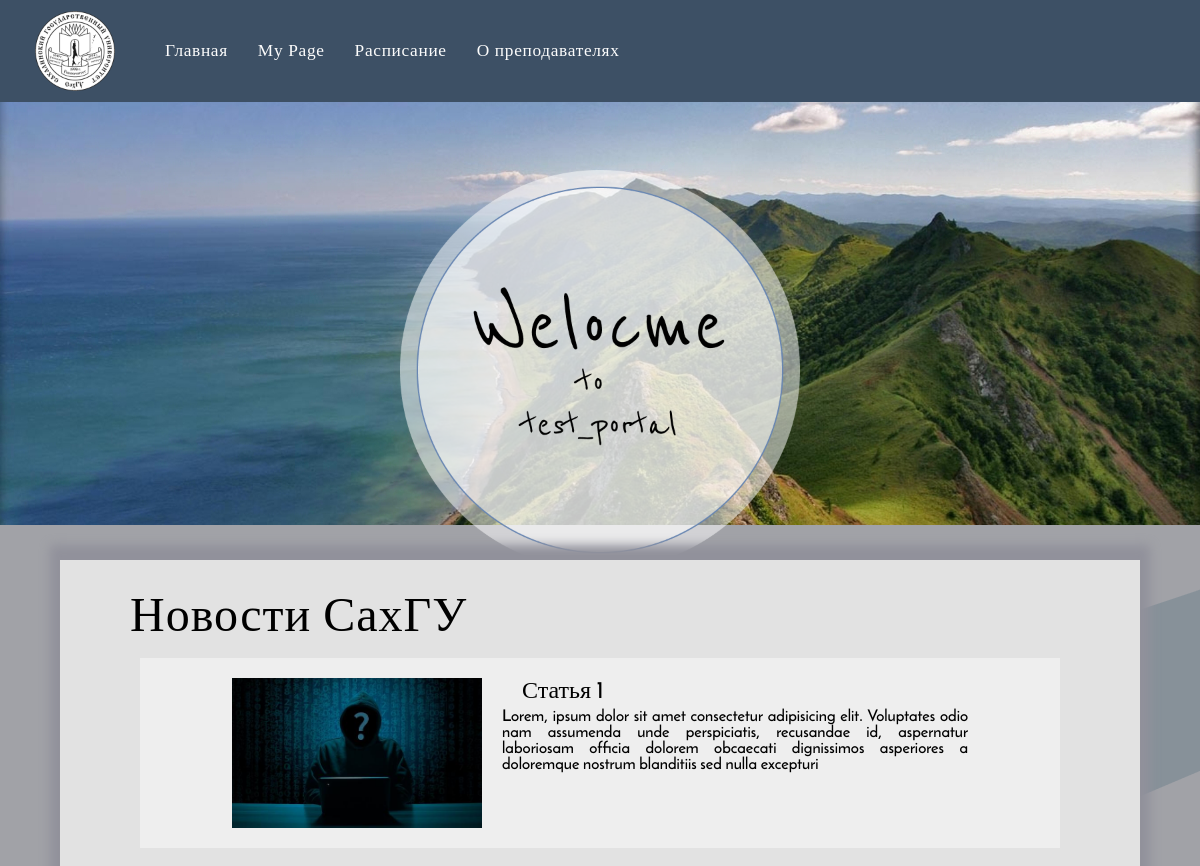
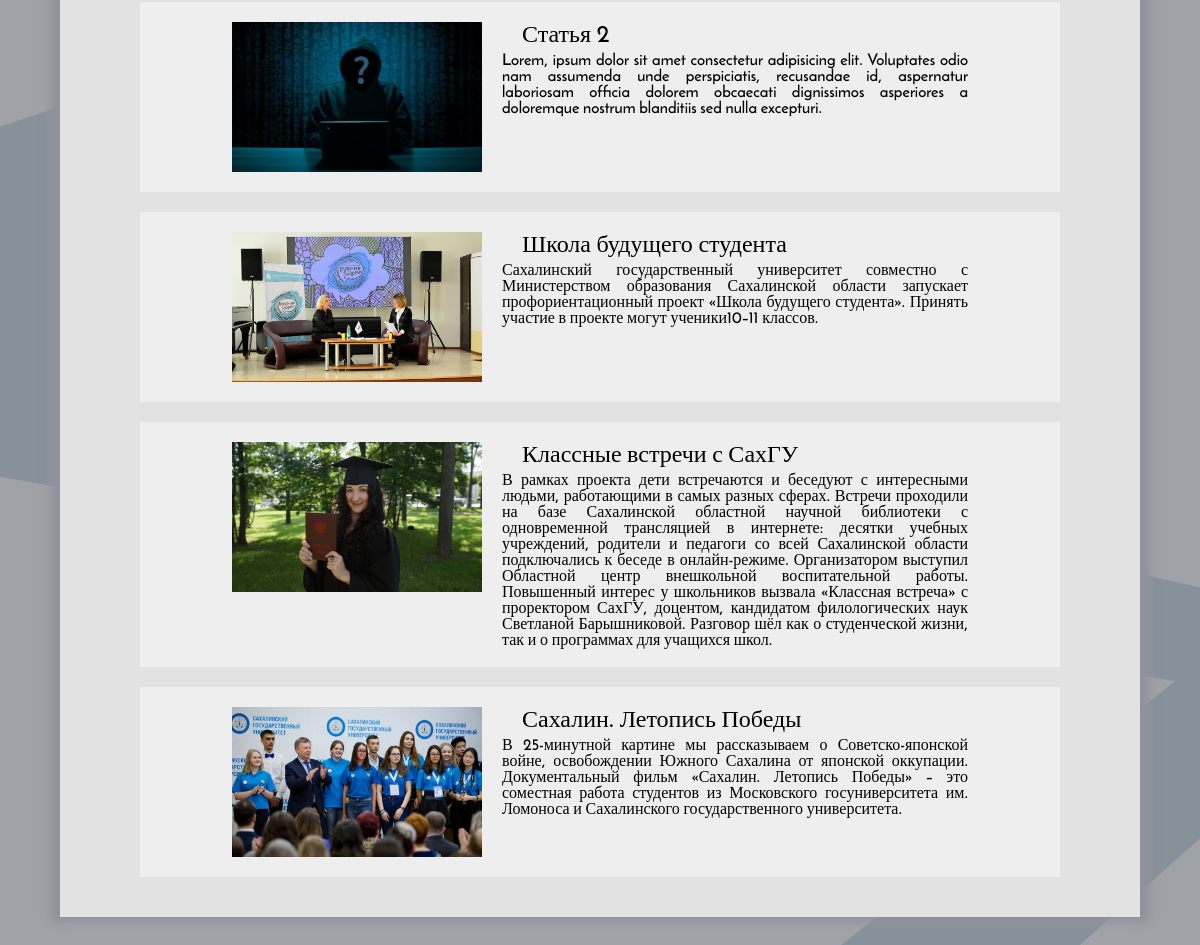
Screenshot of /?mainPage with the database file from the repository (2 pictures, top to bottom).
### tables this page shows
CREATE TABLE `articles` (
  `id` int(11) NOT NULL,
  `images` varchar(255) NOT NULL DEFAULT 'test.jpg',
  `title` varchar(255) DEFAULT NULL,
  `text` text DEFAULT NULL
);

### main_page_block.php (the view, shortened to what this page needs)
<?php
$connection = mysqli_connect( 'localhost', 'root', 'root','test_db');
$result = mysqli_query($connection, "SELECT * FROM `articles` WHERE 1");
?>
<?php include "head.php" ?>
<div class="top_bg"><div class="welcome_logo"></div></div>
<main    class="news_main_block" >
        <h1>Новости СахГУ</h1>
        <?php
            while ( $art = mysqli_fetch_assoc($result))
            {
                ?>
                <div class="main_news_container">
                    <div class="news_container">
                        <div class="container">
                            <div class="newsPhoto" style="background-image: url(./assets/data/news/images/news/<?php echo $art['images'] ?>)"></div>
                            <div class="text_part">
                                <div class="title"><?php echo $art['title']?></div>
                                <div class="news_text"><?php echo $art['text']?></div>
                            </div>
                        </div>
                    </div>
                </div>
                <?php
            }
        ?>
    </main>

### index.php (shortened to what this page needs)
<!doctype html>
<html lang="en">
<head>
    <link rel="stylesheet" href="./assets/style/reset.css">
    <link rel="stylesheet" href="./assets/style/main.css">
    <link rel="stylesheet" href="./assets/style/header.css">
    <link rel="stylesheet" href="./assets/style/my_page.css">
    <link rel="stylesheet" href="./assets/style/about_teacher.css">
</head>
<body>
    <?php include_once "header.php" ?>
    <? if (isset($_GET['mainPage'])) { require_once('main_page_block.php'); }?>
</body>

### header.php
<header>
    <div class="top_nav">
        <ul>
            <li><a href="?mainPage" class="sakhguLogo"></a></li>
            <li><a href="?mainPage" class="main_page nav_hover">Главная</a></li>
            <li><a href="?myPage" class="my_page nav_hover">My Page</a></li>
            <li><a href="?schedule" class="schedule nav_hover">Расписание</a></li>
            <li><a href="?aboutTeachers" class="about_teacher nav_hover">О преподавателях</a></li>
        </ul>
    </div>
</header>

### head.php (shortened to what this page needs)
<!doctype html>
<html lang="en">
<head>
    <link rel="stylesheet" href="./assets/style/main.css">
</head>
<body>
</body>
</html>

### assets/style/main.css (style rules this page uses)
* { font-family: 'ReemKufi'; user-select: none; }
body { background-color: #A1A2A7; }
h1 { color:black; font-size: 3em; letter-spacing: 1px; }
.top_bg { position: absolute; top: -100px; left: 0; z-index: -1; background-image: url(../img/backgrounds/kartinki24_islands_2037.jpg); width: 100%; height: 100vh; background-size: contain; background-repeat: no-repeat; background-position: center; }
.welcome_logo { background-image: url(../img/icons/welcome.png); height: 400px; width: 400px; position: absolute; top: 270px; left: calc(50vw - 400px / 2); z-index: -1; background-size: contain; background-repeat: no-repeat; background-position: center; }
.news_main_block { color: black; width: 80%; background-color: #e2e2e2; box-shadow: 0px -5px 10px 10px #91919b; margin: 0 auto; margin-bottom: 50px; margin-top: 70vh; padding: 20px 5%; }
.news_main_block>h1 { margin: 10px; font-size: 3em; }
.news_container { height: auto; margin: 20px; }
.title { padding-left: 20px; font-size: 1.2em; margin-bottom: 5px; }
.news_text { font-size: 12pt; font-weight: 100; }
.container { padding: 5px; text-align: justify; display: grid; grid-template-columns: 1fr 4fr; padding: 20px 10%; background-color: #eeeeee; }
.newsPhoto { height: 150px; width: 250px; background-repeat: no-repeat; background-size: cover; background-position: center; margin-right: 20px; }

### assets/style/header.css (style rules this page uses)
header { position: fixed; z-index: 2; top: 0; left: 0; width: 100%; background-color: #3D5065; opacity: 1; display: grid; grid-template-columns: 1fr; padding: 10px 0px; }
.top_nav a { text-decoration: none; color: rgb(252, 252, 252); font-weight: 100; font-size: 13pt; letter-spacing: .5pt; }
.top_nav { flex: 0 1 auto; margin-top: 0px; }
.top_nav>ul { display: flex; flex-flow: row; }
.top_nav>ul>li { flex: 0 1 auto; align-self: center; padding:1px 15px; font-size: 10pt; }
.top_nav>ul>li:nth-of-type(1) { margin: 0px 20px; }
.sakhguLogo { display: block; background-image: url(../img/icons/sakhgu_logo.png); width: 80px; height: 80px; background-repeat: no-repeat; background-size: cover; }

### assets/style/my_page.css (style rules this page uses)
div { font-size: 15pt; }
body { margin-top: 100px; background-color: #A1A2A7; background-image: url(../img/backgrounds/bg-lines.png); background-size: auto; background-repeat: no-repeat; }

### rows the page displays
articles: images (picture), title "Статья 1", text "Lorem, ipsum dolor sit amet consectetur adipisicing elit. Voluptates odio nam assumenda unde perspiciatis, recusandae id, aspernatur laboriosam officia dolorem obcaecati dignissimos asperiores a doloremque nostrum blanditiis sed nulla excepturi"
articles: images (picture), title "Статья 2", text "Lorem, ipsum dolor sit amet consectetur adipisicing elit. Voluptates odio nam assumenda unde perspiciatis, recusandae id, aspernatur laboriosam officia dolorem obcaecati dignissimos asperiores a doloremque nostrum blanditiis sed nulla excepturi."
articles: images (picture), title "Школа будущего студента", text "Сахалинский государственный университет совместно с Министерством образования Сахалинской области запускает профориентационный проект «Школа будущего студента». Принять участие в проекте могут ученики10–11 классов."
articles: images (picture), title "Классные встречи с СахГУ", text "В рамках проекта дети встречаются и беседуют с интересными людьми, работающими в самых разных сферах. Встречи проходили на базе Сахалинской областной научной библиотеки с одновременной трансляцией в интернете: десятки учебных учреждений, родители и педагоги со всей Сахалинской области подключались к беседе в онлайн-режиме. Организатором выступил Областной центр внешкольной воспитательной работы. Повышенный интерес у школьников вызвала «Классная встреча» с проректором СахГУ, доцентом, кандидатом филологических наук Светланой Барышниковой. Разговор шёл как о студенческой жизни, так и о программах для учащихся школ."
articles: images (picture), title "Сахалин. Летопись Победы", text "В 25-минутной картине мы рассказываем о Советско-японской войне, освобождении Южного Сахалина от японской оккупации. Документальный фильм «Сахалин. Летопись Победы» – это соместная работа студентов из Московского госуниверситета им. Ломоноса и Сахалинского государственного университета."
